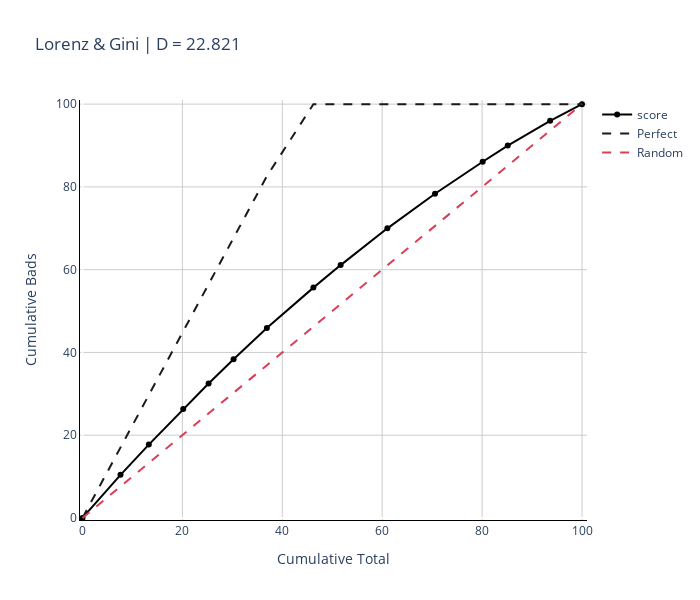

This figure's notebook cell:
### Code cell
project.eval_goodness_of_fit(method='gini',).plot(method='cap')

### Figure 1 — Plotly figure (JSON) as saved in the notebook; plotly's stock layout.template omitted (floating-point values rounded to 4 significant figures)
{"data": [{"hovertemplate": "x: %{x}<br>y: %{y}", "marker": {"color": "black"}, "name": "score", "type": "scatter", "x": [0, 7.613, 13.28, 20.17, 25.24, 30.25, 36.91, 46.23, 51.68, 61.04, 70.57, 80.11, 85.13, 93.61, 100], "y": [0, 10.42, 17.72, 26.35, 32.48, 38.37, 45.89, 55.66, 61.1, 69.99, 78.34, 86.08, 89.99, 95.97, 100]}, {"hovertemplate": "x: %{x}<br>y: %{y}", "line": {"color": "rgb(26, 26, 26)", "dash": "dash"}, "mode": "lines", "name": "Perfect", "type": "scatter", "x": [0, 7.613, 13.28, 20.17, 25.24, 30.25, 36.91, 46.23, 51.68, 61.04, 70.57, 80.11, 85.13, 93.61, 100], "y": [0, 17.03, 29.71, 45.13, 56.49, 67.68, 82.58, 100, 100, 100, 100, 100, 100, 100, 100]}, {"hovertemplate": "x: %{x}<br>y: %{y}", "line": {"color": "rgb(218, 62, 86)", "dash": "dash"}, "mode": "lines", "name": "Random", "type": "scatter", "x": [0, 100], "y": [0, 100]}], "layout": {"height": 600, "paper_bgcolor": "white", "plot_bgcolor": "white", "title": {"text": "Lorenz & Gini | D = 22.821"}, "width": 700, "xaxis": {"gridcolor": "#cccccc", "linecolor": "black", "range": [-0.5, 101], "title": {"text": "Cumulative Total"}}, "yaxis": {"gridcolor": "#cccccc", "linecolor": "black", "range": [-0.5, 101], "title": {"text": "Cumulative Bads"}}}}
